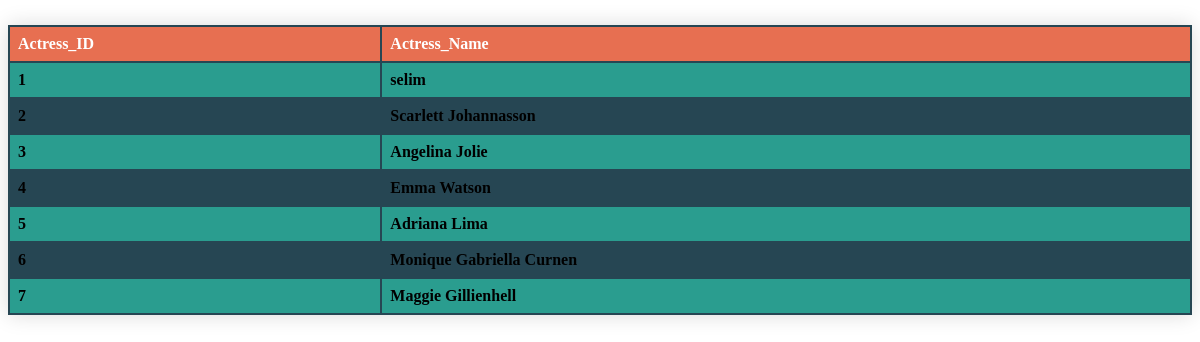
The app's page /flixwatcher_codes/actresses.php with its own data.
### tables this page shows
CREATE TABLE `Actresses` (
  `Actress_ID` int(11) NOT NULL,
  `Actress_Name` text
);

### flixwatcher_codes/actresses.php (the view, shortened to what this page needs)
<html>
    <head>
    </head>
    <body>
        <div allign="center">
    <table>
      <thead>
<tr><th>Actress_ID</th><th>Actress_Name</th></tr>
</thead>
<tbody>
<?php
include "config.php";
$sql_statement = "SELECT * FROM actresses";
$result = mysqli_query($db,$sql_statement);
while ($row = mysqli_fetch_assoc($result))
{
    $actress_id = $row['Actress_ID'];
    $actress_name = $row['Actress_Name'];
    echo "<tr>" . "<th>" . $actress_id . "</th>". "<th>" . $actress_name . "</th>"."</tr>";
}
?>
</tbody>
</table>
</div>
    </body>
</html>

### flixwatcher_codes/actresses.php (style rules this page uses)
table { border-collapse: collapse; margin: 25px 0; width: 100%; box-shadow: 0 0 20px rgba(0, 0, 0, 0.15); }
thead tr { background-color: #e76f51; color: #ffffff; text-align: left; border-bottom: 2px solid #264653; }
td, th { border: 2px solid #264653; text-align: left; padding: 8px; }
tbody tr:nth-child(even) { background-color: #264653; }
tbody tr:nth-child(odd) { background-color: #2a9d8f; }

### records on screen
actresses: Actress_ID "1", Actress_Name "selim"
actresses: Actress_ID "2", Actress_Name "Scarlett Johannasson"
actresses: Actress_ID "3", Actress_Name "Angelina Jolie"
actresses: Actress_ID "4", Actress_Name "Emma Watson"
actresses: Actress_ID "5", Actress_Name "Adriana Lima"
actresses: Actress_ID "6", Actress_Name "Monique Gabriella Curnen"
actresses: Actress_ID "7", Actress_Name "Maggie Gillienhell"
